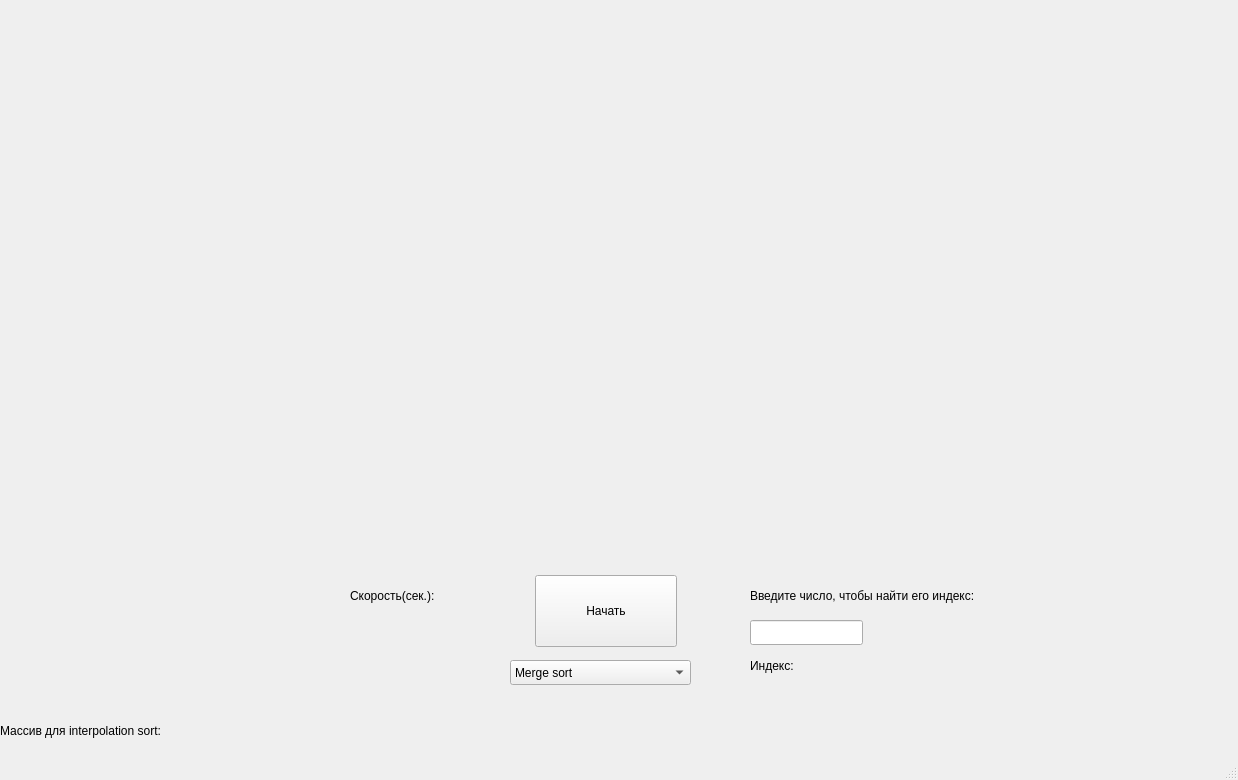
<?xml version="1.0" encoding="UTF-8"?>
<ui version="4.0">
 <class>MainWindow</class>
 <widget class="QMainWindow" name="MainWindow">
  <property name="geometry">
   <rect>
    <x>0</x>
    <y>0</y>
    <width>1238</width>
    <height>780</height>
   </rect>
  </property>
  <property name="minimumSize">
   <size>
    <width>1238</width>
    <height>780</height>
   </size>
  </property>
  <property name="maximumSize">
   <size>
    <width>1238</width>
    <height>779</height>
   </size>
  </property>
  <property name="windowTitle">
   <string>MainWindow</string>
  </property>
  <widget class="QWidget" name="centralwidget">
   <widget class="QPushButton" name="pushButton">
    <property name="geometry">
     <rect>
      <x>535</x>
      <y>575</y>
      <width>142</width>
      <height>72</height>
     </rect>
    </property>
    <property name="maximumSize">
     <size>
      <width>16777215</width>
      <height>16777215</height>
     </size>
    </property>
    <property name="text">
     <string>Начать</string>
    </property>
   </widget>
   <widget class="QComboBox" name="comboBox">
    <property name="geometry">
     <rect>
      <x>510</x>
      <y>660</y>
      <width>181</width>
      <height>25</height>
     </rect>
    </property>
    <property name="currentText">
     <string>Merge sort</string>
    </property>
    <item>
     <property name="text">
      <string>Merge sort</string>
     </property>
    </item>
    <item>
     <property name="text">
      <string>Quick sort</string>
     </property>
    </item>
    <item>
     <property name="text">
      <string>Heap sort</string>
     </property>
    </item>
    <item>
     <property name="text">
      <string>Interpolation Sort</string>
     </property>
    </item>
   </widget>
   <widget class="QLabel" name="label">
    <property name="geometry">
     <rect>
      <x>750</x>
      <y>580</y>
      <width>281</width>
      <height>31</height>
     </rect>
    </property>
    <property name="text">
     <string>Введите число, чтобы найти его индекс:</string>
    </property>
   </widget>
   <widget class="QLabel" name="label_2">
    <property name="geometry">
     <rect>
      <x>750</x>
      <y>650</y>
      <width>61</width>
      <height>31</height>
     </rect>
    </property>
    <property name="text">
     <string>Индекс:</string>
    </property>
   </widget>
   <widget class="QLineEdit" name="lineEdit">
    <property name="geometry">
     <rect>
      <x>750</x>
      <y>620</y>
      <width>113</width>
      <height>25</height>
     </rect>
    </property>
   </widget>
   <widget class="QLabel" name="label_3">
    <property name="geometry">
     <rect>
      <x>820</x>
      <y>650</y>
      <width>66</width>
      <height>31</height>
     </rect>
    </property>
    <property name="text">
     <string/>
    </property>
   </widget>
   <widget class="QLabel" name="label_4">
    <property name="geometry">
     <rect>
      <x>0</x>
      <y>700</y>
      <width>1231</width>
      <height>61</height>
     </rect>
    </property>
    <property name="text">
     <string>Массив для interpolation sort:</string>
    </property>
   </widget>
   <widget class="QLabel" name="label_5">
    <property name="geometry">
     <rect>
      <x>350</x>
      <y>580</y>
      <width>111</width>
      <height>31</height>
     </rect>
    </property>
    <property name="text">
     <string>Скорость(сек.):</string>
    </property>
   </widget>
   <widget class="QLabel" name="label_6">
    <property name="geometry">
     <rect>
      <x>350</x>
      <y>610</y>
      <width>171</width>
      <height>21</height>
     </rect>
    </property>
    <property name="text">
     <string/>
    </property>
   </widget>
   <widget class="QLabel" name="label_7">
    <property name="geometry">
     <rect>
      <x>890</x>
      <y>620</y>
      <width>351</width>
      <height>17</height>
     </rect>
    </property>
    <property name="text">
     <string/>
    </property>
   </widget>
   <widget class="QLabel" name="label_8">
    <property name="geometry">
     <rect>
      <x>890</x>
      <y>650</y>
      <width>66</width>
      <height>16</height>
     </rect>
    </property>
    <property name="text">
     <string/>
    </property>
   </widget>
  </widget>
  <widget class="QMenuBar" name="menubar">
   <property name="geometry">
    <rect>
     <x>0</x>
     <y>0</y>
     <width>1238</width>
     <height>22</height>
    </rect>
   </property>
  </widget>
  <widget class="QStatusBar" name="statusbar"/>
 </widget>
 <resources/>
 <connections/>
</ui>
